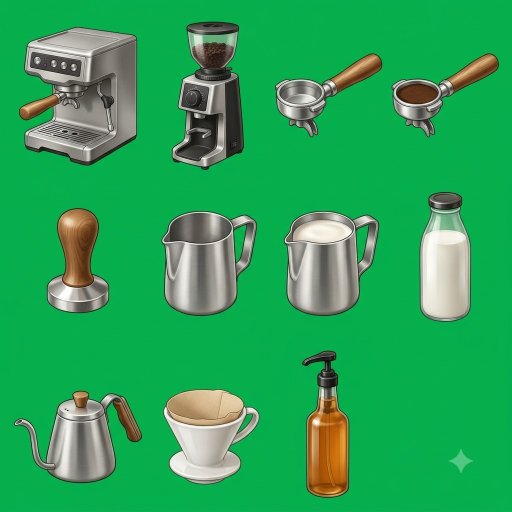
#> input picture assets/_src/objects/sheet_tools.jpg, 1024 x 1024 px (shown at 1/2 size)
$ python import-objects.py ../assets/_src/objects/sheet_tools.jpg
#> lines starting #> are read from the running program, lines starting #| are printed output that depends on the picture; after the words box and inside, x2 and y2 are one past the last pixel; in counts of white or black regions, pixels touching at a corner belong together
"""
작업대 물건 그림 시트 → 게임용 물건 그림 (초록 배경 지우기 · 물건마다 자르기)

  python tools/import-objects.py            # assets/_src/objects/sheet_*.jpg → assets/objects/{id}.webp
  python tools/import-objects.py --check    # 결과를 어두운·밝은 바탕에 얹어 보기 → assets/_src/_check/objects_{시트}.png
                                            # (게임 그림은 만들지 않음. 남은 초록·반투명 정도를 숫자로도 보여 줌)
  npm run objects                           # 위(--check 없이) + 그림 목록 갱신(scan-assets)
  (시험용) --src 폴더 --out 폴더 로 시트를 읽을 곳·만들 곳을 바꿀 수 있음

시트(docs/image_requests.md 2장): 정사각형, 보이지 않는 4칸 × 3줄, 칸마다 물건 하나, 평평한 크로마키 초록(#00B140) 바탕
  sheet_tools: obj_machine obj_grinder obj_portafilter obj_portafilter_full / obj_tamper obj_pitcher obj_pitcher_milk obj_milk_bottle /
               obj_kettle obj_dripper obj_syrup (빈 칸)
  sheet_cups : cup_mug_empty cup_mug_americano cup_mug_milk cup_mug_latte(라테아트 없음) / cup_mug_heart cup_thick cup_glass_empty cup_glass_ice /
               cup_paper cup_shot obj_tray (빈 칸)
  (튤립·나뭇잎 라테아트 cup_mug_tulip · cup_mug_leaf 는 자유 영업 시트에서. 그때까지 임시 그림)
  마지막 칸(오른쪽 아래)은 비워 둠: Flow 가 붙이는 표시가 물건을 가리지 않게. 그 칸에 있는 것은 버림

하는 일
  1) 바탕색: 시트 가장자리와 칸 사이 줄의 초록으로 2차 곡면을 맞춤(조금 고르지 않은 초록도 따라감)
  2) 투명도: 초록 정도(G - max(R, B))로 정함. 바깥 배경과 이어진 초록 + 그 테두리만 반투명으로 지우고,
     물건 안쪽(바깥과 안 이어진 곳)은 아주 초록일 때만 지움(머그 손잡이 구멍·유리 너머). 금속에 비친 약한 초록은 지우지 않음
  3) 초록 번짐 걷기(despill): 반투명 테두리는 바탕색을 걷어 낸 뒤 G 를 max(R, B) 근처로,
     안쪽은 초록빛 반사만 누름(커피 갈색·흰 도자기·회색 금속은 그대로). 초록색 물건(녹차 라테 등)을 넣는 시트는 SPILL 값을 낮춰야 함
  4) 물건 찾기: 불투명 덩어리를 찾아 가운데가 놓인 칸의 물건으로 묶음(물건이 칸 줄을 조금 넘어도 됨). 아주 작은 조각은 버림
  5) 물건만 남기고 작게 여백을 둬 자름 → 투명 배경 WebP(긴 쪽 최대 MAX_SIDE)
시트가 아직 없으면 알려 주고 그대로 끝남(오류 아님).
"""

from __future__ import annotations

import sys
from pathlib import Path

import numpy as np
from PIL import Image, ImageDraw

ROOT = Path(__file__).resolve().parents[1]
SRC = ROOT / 'assets' / '_src' / 'objects'
OUT = ROOT / 'assets' / 'objects'
CHECK = ROOT / 'assets' / '_src' / '_check'
EXTS = ('.jpg', '.jpeg', '.png', '.webp')

COLS, ROWS = 4, 3
# 칸 순서(왼쪽 위부터 줄마다). None = 빈 칸
SHEETS: dict[str, list[str | None]] = {
    'sheet_tools': [
        'obj_machine', 'obj_grinder', 'obj_portafilter', 'obj_portafilter_full',
        'obj_tamper', 'obj_pitcher', 'obj_pitcher_milk', 'obj_milk_bottle',
        'obj_kettle', 'obj_dripper', 'obj_syrup', None,
    ],
    'sheet_cups': [
        'cup_mug_empty', 'cup_mug_americano', 'cup_mug_milk', 'cup_mug_latte',
        'cup_mug_heart', 'cup_thick', 'cup_glass_empty', 'cup_glass_ice',
        'cup_paper', 'cup_shot', 'obj_tray', None,
    ],
    # 풀 버전 메뉴의 재료 · 도구(2026-10-31, docs/requests_full.md 3장)
    'sheet_more': [
        'obj_decaf', 'obj_drip_beans', 'obj_mix', 'obj_barley',
        'obj_yuja', 'obj_strawberry', 'obj_matcha', 'obj_cocoa',
        'obj_hand_grinder', 'obj_spoon', 'cup_plastic', None,
    ],
}

KEY = np.array([0x00, 0xB1, 0x40], np.float32)  # 요청서의 초록. 실제 바탕색은 시트에서 다시 잼(표본이 모자랄 때만 이 값)
KEY_LO = 12        # 초록 정도가 이보다 작으면 물건(불투명)
HOLE = 0.4         # 물건 안쪽은 초록 정도가 바탕의 이 비율을 넘을 때만 지움(손잡이 구멍·유리 너머). 금속 반사(약한 초록)는 이보다 낮음
EDGE_PX = 3        # 바깥 배경과 맞닿은 테두리(반투명으로 계산하는 두께)
SPILL_EDGE = 4     # 테두리·반투명 픽셀의 G 상한: max(R, B) + 이 값
SPILL_IN = 6       # 안쪽 픽셀의 G 상한: max(R, B) + 이 값(초록빛 반사만 누름. 흰색·회색·갈색은 G 가 이보다 작아 그대로)
MIN_AREA = 0.0004  # 시트 넓이에 대한 비율: 이보다 작은 덩어리는 잡티
MARGIN = 0.03      # 자를 때 여백: 물건 긴 쪽의 비율(최소 6px)
MAX_SIDE = 768     # 게임용 그림 긴 쪽 최대(px). 화면에서 가장 크게 나와도 300px 안팎
WEBP = dict(quality=92, method=6, alpha_quality=100)  # 스탠딩과 같은 설정(tools/import-images.py)
DARK = (42, 38, 48)
LIGHT = (244, 239, 230)

try:
    from scipy import ndimage  # 덩어리 찾기(빠름). 없으면 느린 방법으로
except ImportError:  # pragma: no cover
    ndimage = None


def say(text: str) -> None:
    """Windows 콘솔(cp949)에서 못 쓰는 글자가 있어도 멈추지 않게"""
    enc = sys.stdout.encoding or 'utf-8'
    print(text.encode(enc, errors='replace').decode(enc, errors='replace'))


def load(path: Path) -> np.ndarray:
    return np.asarray(Image.open(path).convert('RGB')).astype(np.float32)


def greenness(a: np.ndarray) -> np.ndarray:
    return a[..., 1] - np.maximum(a[..., 0], a[..., 2])


def dilate(m: np.ndarray, r: int = 1) -> np.ndarray:
    out = m.copy()
    for _ in range(r):
        g = out.copy()
        g[1:] |= out[:-1]; g[:-1] |= out[1:]; g[:, 1:] |= out[:, :-1]; g[:, :-1] |= out[:, 1:]
        out = g
    return out


def bg_model(a: np.ndarray, band: np.ndarray) -> np.ndarray:
    """표본 자리의 색으로 바탕을 2차 곡면으로 맞춤 (tools/import-images.py 와 같은 방법)"""
    H, W, _ = a.shape
    yy, xx = np.mgrid[0:H, 0:W]
    x, y = xx[band] / W, yy[band] / H
    A = np.stack([np.ones_like(x), x, y, x * y, x * x, y * y], 1)
    X, Y = xx / W, yy / H
    B = np.stack([np.ones_like(X), X, Y, X * Y, X * X, Y * Y], -1)
    pred = np.zeros_like(a)
    for c in range(3):
        coef, *_ = np.linalg.lstsq(A, a[..., c][band], rcond=None)
        pred[..., c] = B @ coef
    return pred


def unmix(a: np.ndarray, alpha: np.ndarray, bg: np.ndarray) -> np.ndarray:
    """반투명 픽셀에서 바탕색을 걷어 내 본래 색을 되찾음: C = aF + (1-a)B → F"""
    al = np.maximum(alpha, 1e-3)[..., None]
    return np.clip((a - (1 - alpha)[..., None] * bg) / al, 0, 255)


def label(mask: np.ndarray, diag: bool = False) -> tuple[np.ndarray, int]:
    """이어진 덩어리 번호 매기기"""
    if ndimage is not None:
        st = np.ones((3, 3), bool) if diag else None
        return ndimage.label(mask, structure=st)
    # scipy 가 없을 때: 줄마다 이어 붙이는 단순한 방법(느림, 상하좌우만)
    H, W = mask.shape
    lab = np.zeros((H, W), np.int32)
    n = 0
    parent = [0]

    def find(i: int) -> int:
        while parent[i] != i:
            parent[i] = parent[parent[i]]
            i = parent[i]
        return i

    for y in range(H):
        row = mask[y]
        for x in np.nonzero(row)[0]:
            up = lab[y - 1, x] if y else 0
            left = lab[y, x - 1] if x else 0
            if up and left:
                a, b = find(up), find(left)
                lab[y, x] = min(a, b)
                parent[max(a, b)] = min(a, b)
            elif up or left:
                lab[y, x] = up or left
            else:
                n += 1
                parent.append(n)
                lab[y, x] = n
    roots = np.array([find(i) for i in range(n + 1)], np.int32)
    lab = roots[lab]
    uniq = np.unique(lab[lab > 0])
    remap = np.zeros(n + 1, np.int32)
    remap[uniq] = np.arange(1, len(uniq) + 1)
    return remap[lab], len(uniq)


def to_image(rgb: np.ndarray, alpha: np.ndarray) -> Image.Image:
    rgba = np.dstack([rgb, alpha * 255]).round().clip(0, 255).astype(np.uint8)
    return Image.fromarray(rgba, 'RGBA')


def resize_rgba(im: Image.Image, size: tuple[int, int]) -> Image.Image:
    """투명 가장자리가 어두워지지 않게 미리 곱한 알파(RGBa)로 줄임"""
    return im.convert('RGBa').resize(size, Image.LANCZOS).convert('RGBA')


# ---------------------------------------------------------------- 초록 지우기 (시트 한 장)
def key_sheet(a: np.ndarray):
    """→ (색, 투명도, 바탕 모형, 칸 크기)"""
    H, W, _ = a.shape
    cw, ch = W / COLS, H / ROWS
    k = greenness(a)
    # 바탕 표본: 가장자리 + 칸 사이 줄 가운데, 그중 초록인 곳만(물건이 줄을 넘어온 곳은 빼고)
    band = np.zeros((H, W), bool)
    e = max(8, round(min(H, W) * 0.012))
    band[:e, :] = band[-e:, :] = band[:, :e] = band[:, -e:] = True
    for i in range(1, COLS):
        x = round(i * cw)
        band[:, max(0, x - e // 2): x + e // 2] = True
    for j in range(1, ROWS):
        y = round(j * ch)
        band[max(0, y - e // 2): y + e // 2, :] = True
    band &= k > 40
    if band.sum() > 500:
        pred = bg_model(a, band)
    else:
        pred = np.broadcast_to(KEY, a.shape).astype(np.float32).copy()
    kb = np.maximum(greenness(pred), KEY_LO + 1)

    alpha_key = 1 - np.clip((k - KEY_LO) / (kb - KEY_LO), 0, 1)
    # 바깥 배경: 초록 후보 가운데 가장자리·칸 줄과 이어진 덩어리
    cand = alpha_key < 0.5
    lab, n = label(cand)
    seed = np.unique(lab[band & cand])
    seed = seed[seed > 0]
    bg = np.isin(lab, seed) if len(seed) else np.zeros_like(cand)
    hole = ~bg & (k > HOLE * kb)  # 물건 안쪽의 아주 초록인 곳: 손잡이 구멍·유리 너머
    clear = bg | hole
    edge = dilate(clear, EDGE_PX) & ~clear  # 바깥 배경·구멍과 맞닿은 테두리
    soft = clear | edge
    alpha = np.ones((H, W), np.float32)
    alpha[soft] = alpha_key[soft]
    alpha[alpha < 0.06] = 0

    rgb = a.copy()
    rgb[soft] = unmix(a, alpha, pred)[soft]
    mx = np.maximum(rgb[..., 0], rgb[..., 2])
    lim = np.where(soft | (alpha < 0.999), mx + SPILL_EDGE, mx + SPILL_IN)
    rgb[..., 1] = np.minimum(rgb[..., 1], lim)
    return rgb, alpha, pred, (cw, ch)


def split_objects(rgb: np.ndarray, alpha: np.ndarray, cell: tuple[float, float], ids: list[str | None]):
    """불투명 덩어리를 칸(가운데 위치)마다 묶어 물건별로 자름 → {id: (Image, 정보)}"""
    H, W = alpha.shape
    cw, ch = cell
    solid = alpha > 0.5
    lab, n = label(solid, diag=True)
    if not n:
        return {}, []
    idx = np.arange(1, n + 1)
    area = np.bincount(lab.ravel(), minlength=n + 1)[1:]
    yy, xx = np.nonzero(lab)
    labs = lab[yy, xx]
    cx = np.bincount(labs, weights=xx, minlength=n + 1)[1:] / np.maximum(area, 1)
    cy = np.bincount(labs, weights=yy, minlength=n + 1)[1:] / np.maximum(area, 1)
    keep = area >= MIN_AREA * H * W
    owner: dict[int, list[int]] = {}
    for i, ok, x, y in zip(idx, keep, cx, cy):
        if not ok:
            continue
        c = min(COLS - 1, int(x // cw)) + COLS * min(ROWS - 1, int(y // ch))
        owner.setdefault(c, []).append(int(i))
    # 넓은 물건(쟁반)의 가운데가 같은 줄 옆의 빈 칸(None)으로 넘어간 경우: 물건을 못 찾은 칸이 그 빈 칸의 가장 큰 덩어리를 가져옴
    for c, oid in enumerate(ids):
        if oid is None or owner.get(c):
            continue
        for nb in (c + 1, c - 1):
            if 0 <= nb < len(ids) and nb // COLS == c // COLS and ids[nb] is None and owner.get(nb):
                owner[c] = [max(owner.pop(nb), key=lambda i: area[i - 1])]
                break

    out: dict[str, tuple[Image.Image, str]] = {}
    empty: list[str] = []
    for c, oid in enumerate(ids):
        if oid is None:
            continue
        mine = owner.get(c, [])
        if not mine:
            empty.append(oid)
            continue
        own = np.isin(lab, mine)
        ys, xs = np.nonzero(own)
        y0, y1, x0, x1 = ys.min(), ys.max(), xs.min(), xs.max()
        side = max(x1 - x0, y1 - y0)
        pad = max(6, round(side * MARGIN)) + EDGE_PX + 2
        box = (max(0, x0 - pad), max(0, y0 - pad), min(W, x1 + pad + 1), min(H, y1 + pad + 1))
        sl = (slice(box[1], box[3]), slice(box[0], box[2]))
        # 이 물건과 그 테두리만 남김(옆 칸 물건 조각·잡티는 투명)
        mask = dilate(own[sl], EDGE_PX + 2)
        al = alpha[sl] * mask
        im = to_image(rgb[sl], al)
        w, h = im.size
        if max(w, h) > MAX_SIDE:
            s = MAX_SIDE / max(w, h)
            im = resize_rgba(im, (max(1, round(w * s)), max(1, round(h * s))))
        semi = float(((al > 0.05) & (al < 0.95)).sum()) / max(1, int((al > 0.05).sum()))
        g = greenness(rgb[sl])
        left_green = int(((al > 0.5) & (g > 20)).sum())
        out[oid] = (im, f'{im.size[0]}x{im.size[1]}px · 반투명 {semi * 100:.1f}% · 초록 남음 {left_green}px')
    return out, empty


def preview(sheet: str, objs: dict[str, tuple[Image.Image, str]], ids: list[str | None], folder: Path) -> Path:
    """칸마다 [어두운 바탕 | 밝은 바탕] 두 장 + 이름 → {folder}/objects_{sheet}.png"""
    T = 230
    cw, ch = T * 2 + 30, T + 50
    sheet_im = Image.new('RGB', (cw * COLS, ch * ROWS), (255, 255, 255))
    dr = ImageDraw.Draw(sheet_im)
    for c, oid in enumerate(ids):
        x, y = (c % COLS) * cw, (c // COLS) * ch
        for j, color in enumerate((DARK, LIGHT)):
            tile = Image.new('RGB', (T, T), color)
            if oid in objs:
                im = objs[oid][0]
                s = min((T - 16) / im.size[0], (T - 16) / im.size[1])
                th = resize_rgba(im, (max(1, round(im.size[0] * s)), max(1, round(im.size[1] * s))))
                tile.paste(th, ((T - th.size[0]) // 2, (T - th.size[1]) // 2), th)
            sheet_im.paste(tile, (x + 10 + j * (T + 10), y + 10))
        dr.text((x + 12, y + T + 18), oid or '(빈 칸)', fill=(20, 20, 20))
    folder.mkdir(parents=True, exist_ok=True)
    dst = folder / f'objects_{sheet}.png'
    sheet_im.save(dst)
    return dst


def rel(p: Path) -> str:
    """보여 줄 경로: 프로젝트 안이면 프로젝트 기준(슬래시)"""
    return (p.relative_to(ROOT) if p.is_relative_to(ROOT) else p).as_posix()


def find_sheet(src: Path, name: str) -> Path | None:
    for ext in EXTS:
        p = src / f'{name}{ext}'
        if p.exists():
            return p
    return None


def main() -> int:
    args = sys.argv[1:]
    checking = '--check' in args
    src, out, check_dir = SRC, OUT, CHECK
    if '--src' in args:
        src = Path(args[args.index('--src') + 1]).resolve()
    if '--out' in args:
        out = Path(args[args.index('--out') + 1]).resolve()
        check_dir = out / '_check'
    found = {name: find_sheet(src, name) for name in SHEETS}
    if not any(found.values()):
        say('아직 물건 시트가 없어요. 그림이 오면 아래 이름으로 넣고 다시 실행해 주세요(docs/image_requests.md 2장).')
        for name in SHEETS:
            say(f'  {rel(src)}/{name}.jpg')
        say('그때까지 게임은 임시 그림으로 돌아가요.')
        return 0
    failed = 0
    made = 0
    for name, path in found.items():
        ids = SHEETS[name]
        if not path:
            say(f'- {name}: 아직 없어요(건너뜀)')
            continue
        try:
            a = load(path)
            H, W, _ = a.shape
#> H = 1024; W = 1024
            if abs(W - H) > max(W, H) * 0.02:
                say(f'  (주의) {path.name}: 정사각형이 아니에요({W}x{H}). 4칸 x 3줄로 나눠 봅니다.')
            rgb, alpha, _, cell = key_sheet(a)
#> after the loop in key_sheet, `for i in range(1, COLS):`: band: shape (1024, 1024) bool; 8.1% white; 1 white region, box (x1, y1, x2, y2) and area: (0, 0, 1024, 1024) 84576
#> after the loop in key_sheet, `for j in range(1, ROWS):`: band: shape (1024, 1024) bool; 10.3% white; 1 white region, box (x1, y1, x2, y2) and area: (0, 0, 1024, 1024) 107712
#> in key_sheet, `band &= k > 40`:
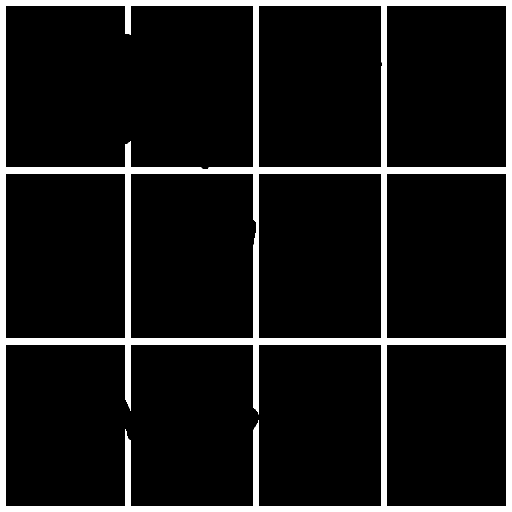
#> band: shape (1024, 1024) bool (shown at 1/2 size); 9.9% white; 1 white region, box (x1, y1, x2, y2) and area: (0, 0, 1024, 1024) 103662
#> the loop in bg_model, `for c in range(3):` made 3 passes
#> coef on passes 1 to 3: [5.8, 1.64, -1.2, -0.513, -1.48, 1.85], [175.3, -1.5, -1.68, -0.163, 1.05, 1.06], [77.03, -0.456, -5.14, 0.522, 0.937, 5.87]
#> in key_sheet, `cand = alpha_key < 0.5`: cand: shape (1024, 1024) bool; 73.5% white; 11 black regions, largest, box (x1, y1, x2, y2) and area: (38, 54, 274, 331) 51379, (343, 43, 488, 340) 30677, (323, 422, 514, 632) 30630
#> in key_sheet, `lab, n = label(cand)`:
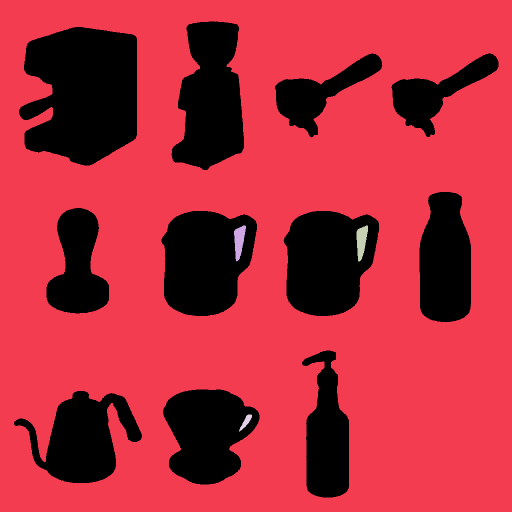
#> lab: shape (1024, 1024) int32 (shown at 1/2 size); 5 distinct labels, from 0 to 4; one colour per label, 0 black
#> in key_sheet, `lab, n = label(cand)`: n = 4
#> in key_sheet, `seed = np.unique(lab[band & cand])`: seed = [1]
#> in key_sheet, `bg = np.isin(lab, seed) if len(seed) else np.zeros_like(cand)`: bg: shape (1024, 1024) bool; 73.3% white; 11 black regions, largest, box (x1, y1, x2, y2) and area: (38, 54, 274, 331) 51379, (323, 422, 514, 632) 31711, (567, 422, 758, 632) 31621
#> in key_sheet, `hole = ~bg & (k > HOLE * kb)`: hole: shape (1024, 1024) bool; 0.98% white; 847 white regions (765 under 20 px), largest, box (x1, y1, x2, y2) and area: (712, 450, 737, 524) 1218, (467, 450, 493, 524) 1211, (880, 430, 914, 458) 708
#> in key_sheet, `clear = bg | hole`: clear: shape (1024, 1024) bool; 74.3% white; 11 black regions, largest, box (x1, y1, x2, y2) and area: (39, 55, 274, 330) 50634, (324, 423, 513, 631) 29900, (568, 423, 758, 631) 29859
#> in key_sheet, `edge = dilate(clear, EDGE_PX) & ~clear`: edge: shape (1024, 1024) bool; 2.4% white; 17 white regions, largest, box (x1, y1, x2, y2) and area: (39, 55, 274, 330) 3044, (29, 782, 283, 966) 2846, (344, 44, 487, 339) 2547
#> in key_sheet, `alpha[alpha < 0.06] = 0`: alpha: shape (1024, 1024) float32; min 0, max 1, mean 0.266
#> in key_sheet, `rgb[..., 1] = np.minimum(rgb[..., 1], lim)`:
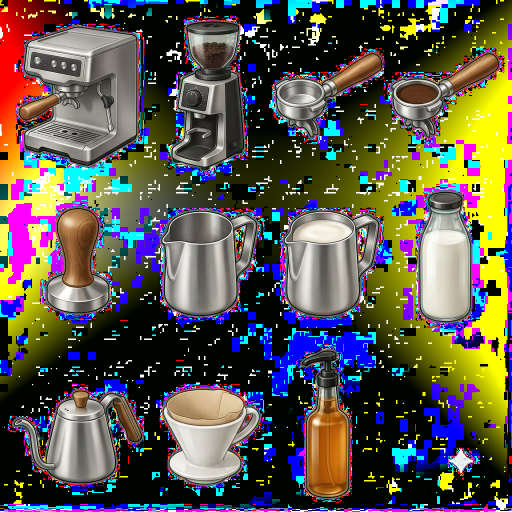
#> rgb: shape (1024, 1024, 3) float32 (shown at 1/2 size); mean R, G, B 92, 86.6, 78
#> cell = (256, 341.3)
            objs, empty = split_objects(rgb, alpha, cell, ids)
#> in split_objects, `cw, ch = cell`: cw = 256; ch = 341.3
#> in split_objects, `lab, n = label(solid, diag=True)`:
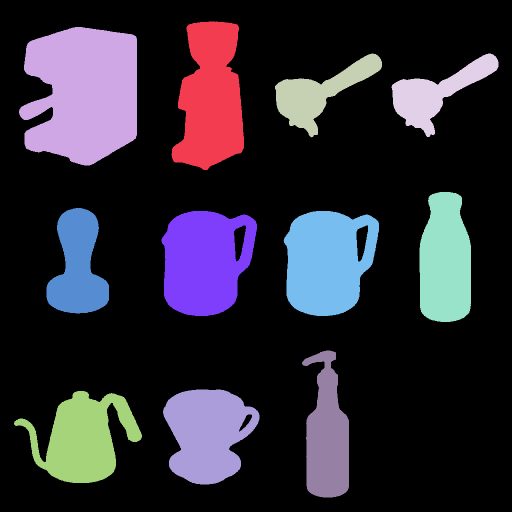
#> lab: shape (1024, 1024) int32 (shown at 1/2 size); 12 distinct labels, from 0 to 11; one colour per label, 0 black
#> in split_objects, `lab, n = label(solid, diag=True)`: n = 11
#> in split_objects, `area = np.bincount(lab.ravel(), minlength=n + 1)[1:]`: area = [30677, 51379, 12835, 12804, 22853, 16886, 30630, 30524, 18809, 25723, 24550]
#> in split_objects, `cx = np.bincount(labs, weights=xx, minlength=n + 1)[1:] / np.maximum(a..`: cx = [421.6, 167.1, 638.6, 871.9, 890.2, 155.4, 409.5, 654.2, 654.1, 414.6, 165.7]
#> in split_objects, `cy = np.bincount(labs, weights=yy, minlength=n + 1)[1:] / np.maximum(a..`: cy = [195.9, 186.4, 185.2, 185.2, 522.4, 532, 522.7, 522.7, 871, 867, 876.7]
#> in split_objects, `keep = area >= MIN_AREA * H * W`: keep = [True, True, True, True, True, True, True, True, True, True, True]
#> the loop in split_objects, `for i, ok, x, y in zip(idx, keep, cx, cy):` made 11 passes
#> (x, y, c) on passes 1 to 11: (421.6, 195.9, 1), (167.1, 186.4, 0), (638.6, 185.2, 2), (871.9, 185.2, 3), (890.2, 522.4, 7), (155.4, 532, 4), (409.5, 522.7, 5), (654.2, 522.7, 6), (654.1, 871, 10), (414.6, 867, 9), (165.7, 876.7, 8)
#> after the loop in split_objects, `for i, ok, x, y in zip(idx, keep, cx, cy):`: owner = 11 items
#> the loop in split_objects, `for c, oid in enumerate(ids):` made 12 passes
#> (mine, y0, y1, x0, x1, side, pad, box) on passes 1 to 11: ([2], 54, 330, 38, 273, 276, 13, (25, 41, 287, 344)), ([1], 43, 339, 343, 487, 296, 14, (329, 29, 502, 354)), ([3], 107, 274, 550, 763, 213, 11, (539, 96, 775, 286)), ([4], 107, 273, 783, 996, 213, 11, (772, 96, 1008, 285)), ([6], 416, 626, 93, 217, 210, 11, (82, 405, 229, 638)), ([7], 422, 631, 323, 513, 209, 11, (312, 411, 525, 643)), ([8], 422, 631, 567, 757, 209, 11, (556, 411, 769, 643)), ([5], 384, 643, 839, 941, 259, 13, (826, 371, 955, 657)), ([11], 782, 965, 28, 283, 255, 13, (15, 769, 297, 979)), ([10], 779, 968, 326, 518, 192, 11, (315, 768, 530, 980)), ([9], 701, 994, 604, 697, 293, 14, (590, 687, 712, 1009))
#> pass 1, in split_objects, `al = alpha[sl] * mask`:
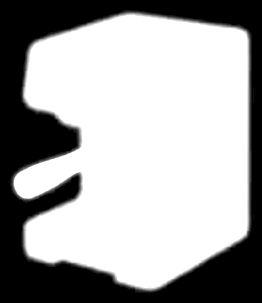
#> al: shape (303, 262) float32; min 0, max 1, mean 0.65
#> after the loop in split_objects, `for c, oid in enumerate(ids):`: own: shape (1024, 1024) bool; 1.8% white; 1 white region, box (x1, y1, x2, y2) and area: (604, 701, 698, 995) 18809
#> after the loop in split_objects, `for c, oid in enumerate(ids):`: empty = []; out = 11 items
#> objs = 11 items; empty = []
        except Exception as ex:  # noqa: BLE001
            failed += 1
            say(f'! {name}: {ex}')
            continue
        say(f'- {name} ({path.name}, {W}x{H})')
        for oid in [i for i in ids if i]:
            if oid in objs:
                say(f'    {oid}: {objs[oid][1]}')
        for oid in empty:
            say(f'    (주의) {oid}: 그 칸에서 물건을 찾지 못했어요')
#> this loop made 0 passes
        if checking:
            dst = preview(name, objs, ids, check_dir)
            say(f'  점검 그림 → {rel(dst)}')
            continue
        out.mkdir(parents=True, exist_ok=True)
        for oid, (im, _) in objs.items():
            dst = out / f'{oid}.webp'
            im.save(dst, 'WEBP', **WEBP)
            dst.with_suffix('.png').unlink(missing_ok=True)  # 옛 PNG 가 남으면 목록(scan-assets)이 PNG 를 먼저 고름
            made += 1
#> this loop made 11 passes
#> pass 1, in main, `im.save(dst, 'WEBP', **WEBP)`:
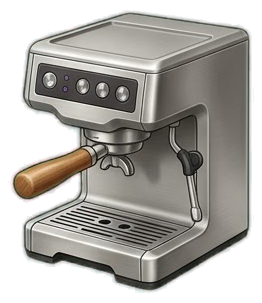
#> saved as obj_machine.webp: PIL image 262x303 RGBA; mean R, G, B, A 129.7, 109.5, 103.6, 165.6; transparent parts drawn white
#> pass 2, in main, `im.save(dst, 'WEBP', **WEBP)`:
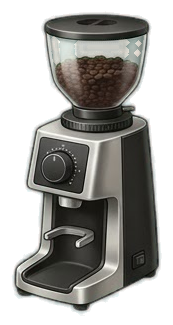
#> saved as obj_grinder.webp: PIL image 173x325 RGBA; mean R, G, B, A 71.9, 71.1, 75.9, 137.5; transparent parts drawn white
#> after the loop, made = 11
    if checking:
        say('점검 끝: 어두운 바탕에서 초록 테두리, 밝은 바탕에서 구멍·빠진 곳을 봐요.')
    else:
        say(f'끝! 물건 {made}개 → {rel(out)} (다음: node tools/scan-assets.mjs)')
    return 1 if failed else 0


if __name__ == '__main__':
    sys.exit(main())
#> (the program exits here)
